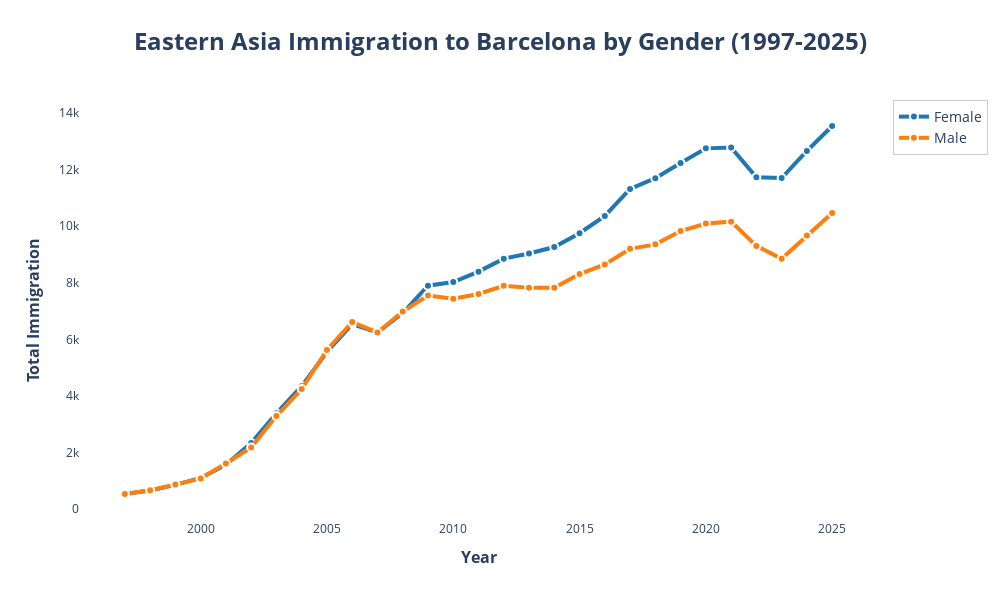

Here is the notebook cell this chart was saved with:
### Code cell
import plotly.express as px
import plotly.graph_objects as go
from plotly.subplots import make_subplots

# Create interactive plot with Plotly
fig = go.Figure()

# Colorblind-friendly colors
colors = ['#1f77b4', '#ff7f0e']

for i, sex in enumerate(immigration_summary['Sex'].unique()):
    subset = immigration_summary[immigration_summary['Sex'] == sex]
    
    fig.add_trace(go.Scatter(
        x=subset['Year_Reference'],
        y=subset['total_immigration'],
        mode='lines+markers',
        name=sex,
        line=dict(width=4, color=colors[i]),
        marker=dict(size=8, color=colors[i], 
                   line=dict(width=2, color='white')),
        hovertemplate=f"<b>{sex}</b><br>" +
                     "Year: %{x}<br>" +
                     "Immigrants: %{y:,}<br>" +
                     "<extra></extra>"
    ))

# Update layout for presentation
fig.update_layout(
    title=dict(
        text='<b>Eastern Asia Immigration to Barcelona by Gender (1997-2025)</b>',
        x=0.5,
        font=dict(size=24)
    ),
    xaxis=dict(
        title='<b>Year</b>',
        title_font=dict(size=16),
        tickfont=dict(size=12)
    ),
    yaxis=dict(
        title='<b>Total Immigration</b>',
        title_font=dict(size=16),
        tickfont=dict(size=12)
    ),
    legend=dict(
        font=dict(size=14),
        bgcolor='rgba(255,255,255,0.8)',
        bordercolor='rgba(0,0,0,0.2)',
        borderwidth=1
    ),
    plot_bgcolor='white',
    width=1000,
    height=600,
    hovermode='x unified'
)

fig.show()

### Figure 1 — Plotly figure (JSON) as saved in the notebook; plotly's stock layout.template omitted (floating-point values rounded to 4 significant figures)
{"data": [{"hovertemplate": "<b>Female</b><br>Year: %{x}<br>Immigrants: %{y:,}<br><extra></extra>", "line": {"color": "#1f77b4", "width": 4}, "marker": {"color": "#1f77b4", "line": {"color": "white", "width": 2}, "size": 8}, "mode": "lines+markers", "name": "Female", "type": "scatter", "x": [1997, 1998, 1999, 2000, 2001, 2002, 2003, 2004, 2005, 2006, 2007, 2008, 2009, 2010, 2011, 2012, 2013, 2014, 2015, 2016, 2017, 2018, 2019, 2020, 2021, 2022, 2023, 2024, 2025], "y": [534, 656, 854, 1097, 1562, 2337, 3384, 4344, 5554, 6540, 6239, 6928, 7896, 8028, 8395, 8854, 9036, 9264, 9754, 10364, 11318, 11701, 12237, 12754, 12784, 11729, 11705, 12661, 13545]}, {"hovertemplate": "<b>Male</b><br>Year: %{x}<br>Immigrants: %{y:,}<br><extra></extra>", "line": {"color": "#ff7f0e", "width": 4}, "marker": {"color": "#ff7f0e", "line": {"color": "white", "width": 2}, "size": 8}, "mode": "lines+markers", "name": "Male", "type": "scatter", "x": [1997, 1998, 1999, 2000, 2001, 2002, 2003, 2004, 2005, 2006, 2007, 2008, 2009, 2010, 2011, 2012, 2013, 2014, 2015, 2016, 2017, 2018, 2019, 2020, 2021, 2022, 2023, 2024, 2025], "y": [531, 666, 864, 1083, 1610, 2177, 3286, 4242, 5623, 6610, 6245, 6982, 7548, 7434, 7605, 7892, 7823, 7827, 8308, 8648, 9202, 9359, 9831, 10095, 10162, 9305, 8849, 9675, 10468]}], "layout": {"height": 600, "hovermode": "x unified", "legend": {"bgcolor": "rgba(255,255,255,0.8)", "bordercolor": "rgba(0,0,0,0.2)", "borderwidth": 1, "font": {"size": 14}}, "plot_bgcolor": "white", "title": {"font": {"size": 24}, "text": "<b>Eastern Asia Immigration to Barcelona by Gender (1997-2025)</b>", "x": 0.5}, "width": 1000, "xaxis": {"tickfont": {"size": 12}, "title": {"font": {"size": 16}, "text": "<b>Year</b>"}}, "yaxis": {"tickfont": {"size": 12}, "title": {"font": {"size": 16}, "text": "<b>Total Immigration</b>"}}}}
